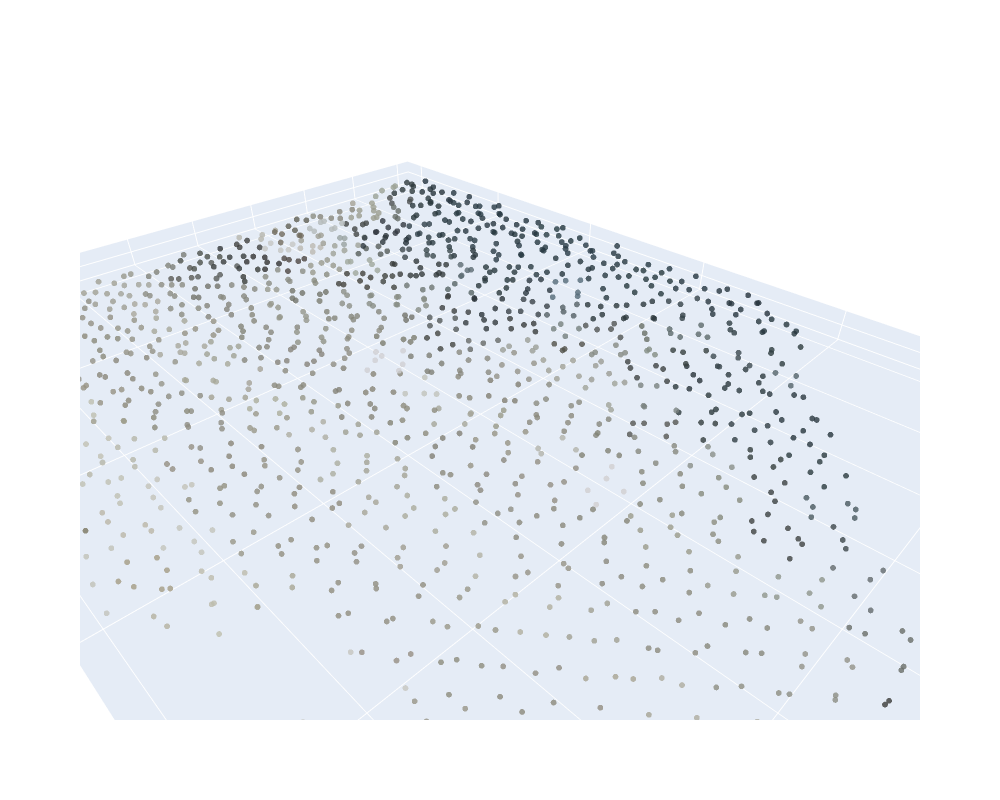
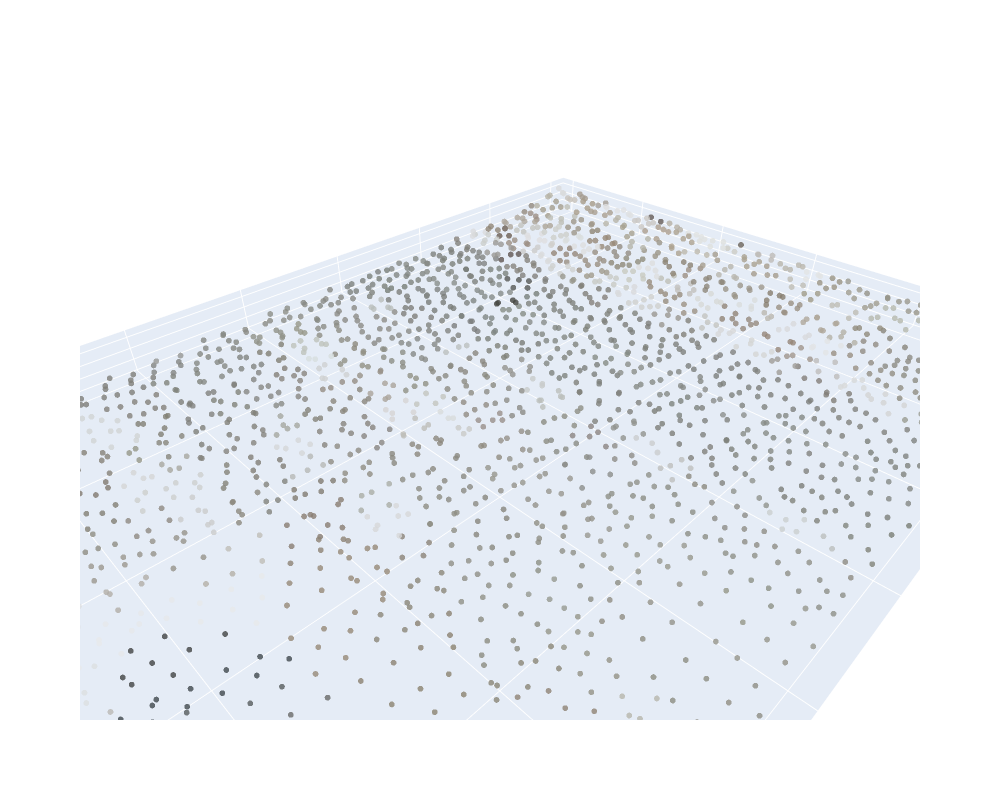
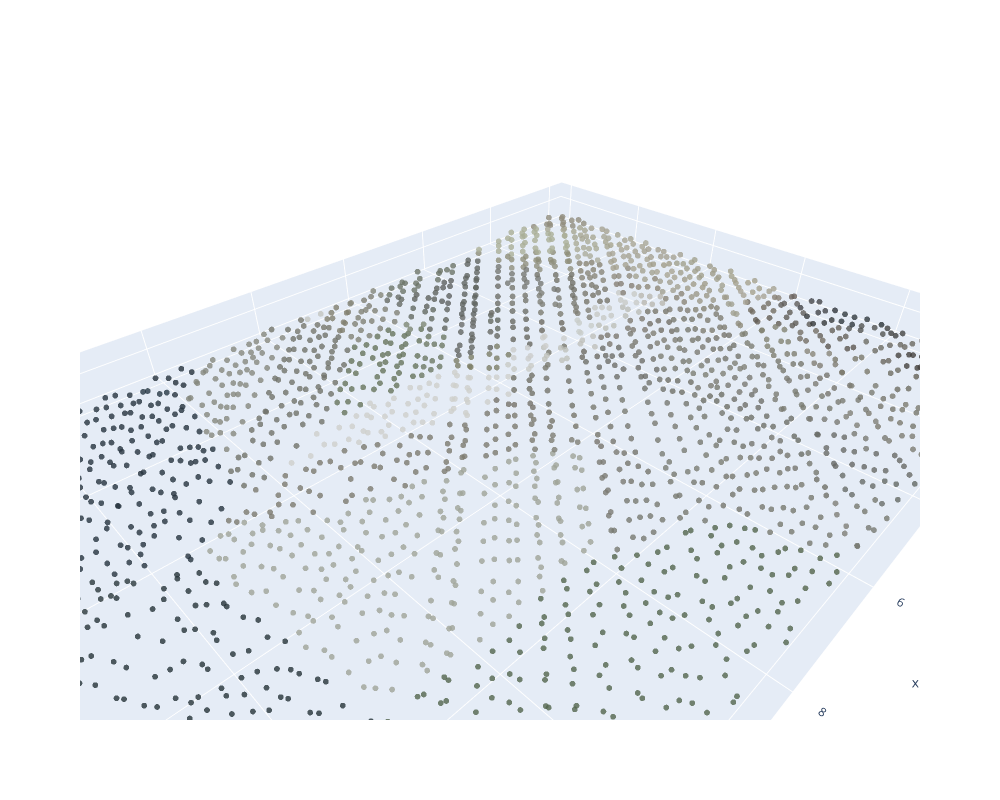
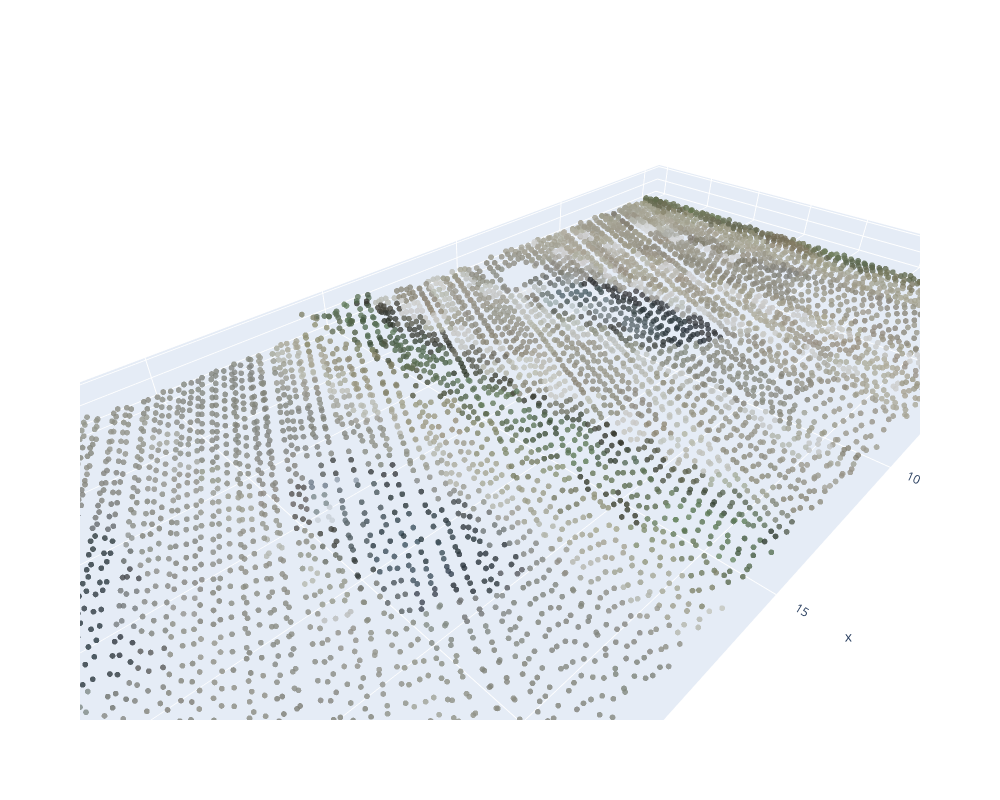

Notebook code for these charts, in order:
### Code cell
# Load all point clouds from each category
labels = ["2lanes", "3lanes", "crossing", "split4lanes", "split6lanes", "transition"]
folder_path = "dataset/"  # Adjust the folder path as needed
dataset = load_point_clouds(labels, folder_path)  # Adjust the folder path as needed
print(f"Loaded {len(dataset)} point clouds from {len(labels)} categories.")

# Optionally visualize the first point cloud from each category
for label in labels:
    for i in range(len(dataset)):
        pc = dataset[i]
        # Check if the label matches the last column of the point cloud
        if labels.index(label) == pc[0, -1].item() if hasattr(pc[0, -1], 'item') else pc[0, -1]:
            print(f"Visualizing point cloud for label: {label} - {pc.shape[0]} points:")
            visualize_point_cloud(pc)
            break
        else:
            continue

# Downsample the point clouds to the size of the first point cloud
dataset = downsample_point_clouds(dataset) 
# Prepare feature vectors and labels
X, y = prepare_feature_vectors(dataset)
# Print the shape of the dataset
print(f"Dataset shape: {X.shape}, Labels shape: {y.shape}")
# Perform a train-test-split
X_train, X_test, y_train, y_test = train_test_split(X, y, random_state=42)

### Figure 1 — Plotly figure (JSON) as saved in the notebook; plotly's stock layout.template omitted (floating-point values rounded to 4 significant figures; data arrays with more than 128 entries replaced by an {"elided": "..."} marker saying what was removed)
{"data": [{"marker": {"color": {"elided": "1512x3 float values"}, "opacity": 0.8, "size": 2}, "mode": "markers", "type": "scatter3d", "x": {"elided": "1512 float values"}, "y": {"elided": "1512 float values"}, "z": {"elided": "1512 float values"}}], "layout": {"height": 800, "scene": {"aspectmode": "data"}, "width": 1000}}

### Figure 2 — Plotly figure (JSON) as saved in the notebook; plotly's stock layout.template omitted (floating-point values rounded to 4 significant figures; data arrays with more than 128 entries replaced by an {"elided": "..."} marker saying what was removed)
{"data": [{"marker": {"color": {"elided": "2380x3 float values"}, "opacity": 0.8, "size": 2}, "mode": "markers", "type": "scatter3d", "x": {"elided": "2380 float values"}, "y": {"elided": "2380 float values"}, "z": {"elided": "2380 float values"}}], "layout": {"height": 800, "scene": {"aspectmode": "data"}, "width": 1000}}

### Figure 3 — Plotly figure (JSON) as saved in the notebook; plotly's stock layout.template omitted (floating-point values rounded to 4 significant figures; data arrays with more than 128 entries replaced by an {"elided": "..."} marker saying what was removed)
{"data": [{"marker": {"color": {"elided": "2392x3 float values"}, "opacity": 0.8, "size": 2}, "mode": "markers", "type": "scatter3d", "x": {"elided": "2392 float values"}, "y": {"elided": "2392 float values"}, "z": {"elided": "2392 float values"}}], "layout": {"height": 800, "scene": {"aspectmode": "data"}, "width": 1000}}

### Figure 4 — Plotly figure (JSON) as saved in the notebook; plotly's stock layout.template omitted (floating-point values rounded to 4 significant figures; data arrays with more than 128 entries replaced by an {"elided": "..."} marker saying what was removed)
{"data": [{"marker": {"color": {"elided": "6839x3 float values"}, "opacity": 0.8, "size": 2}, "mode": "markers", "type": "scatter3d", "x": {"elided": "6839 float values"}, "y": {"elided": "6839 float values"}, "z": {"elided": "6839 float values"}}], "layout": {"height": 800, "scene": {"aspectmode": "data"}, "width": 1000}}
